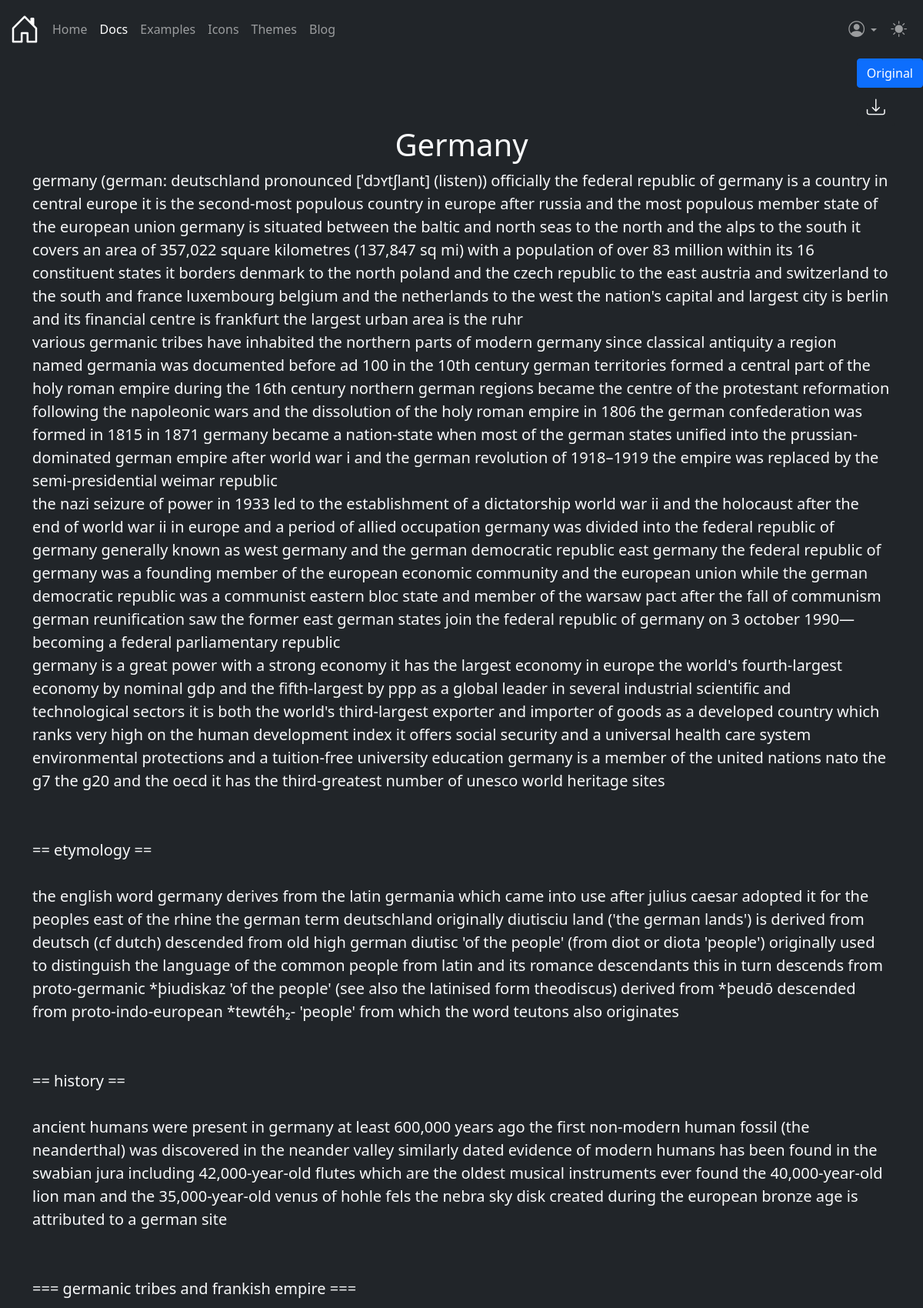
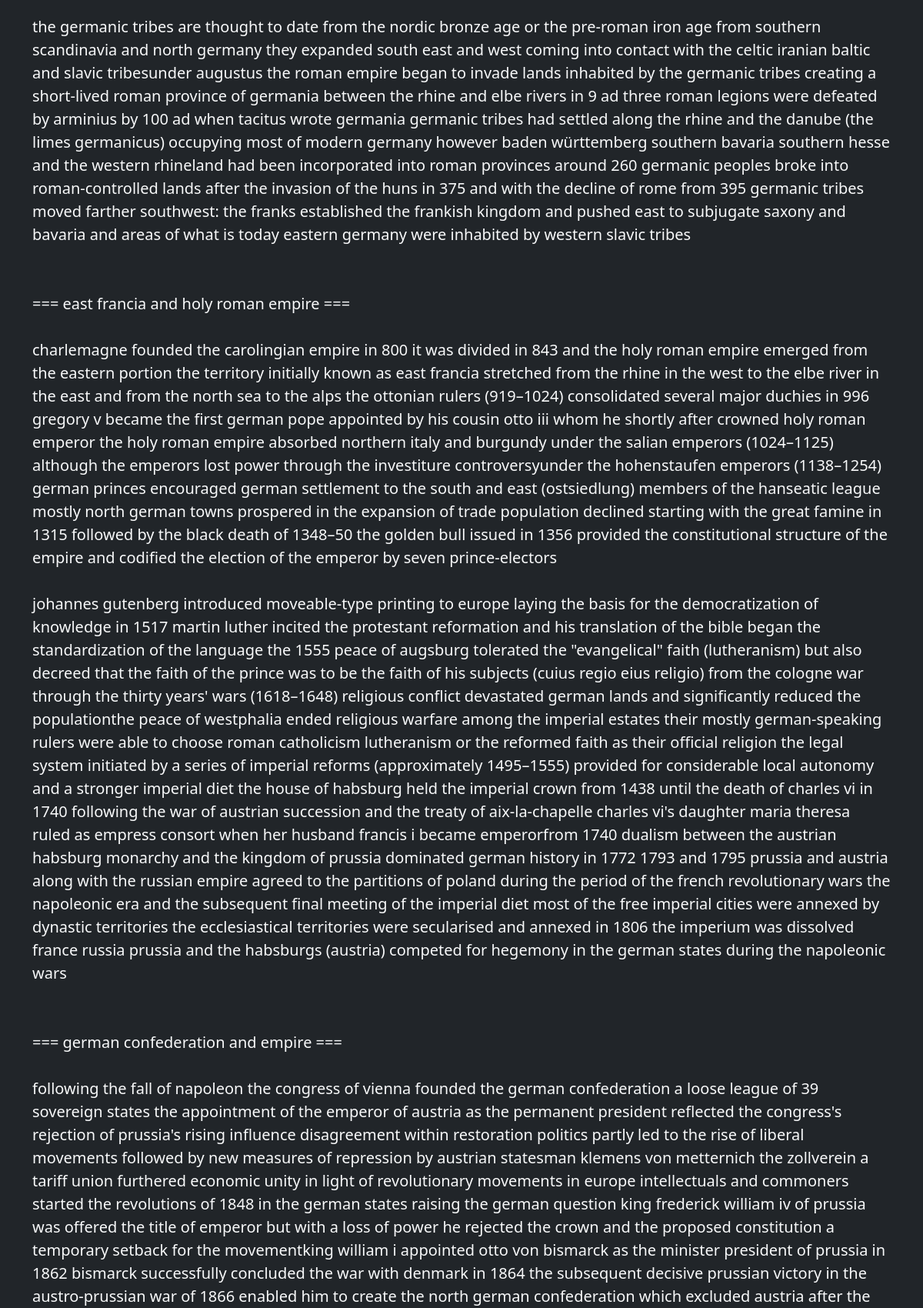
The page /handwriting/article/db/get/2 (signed in, upper part) on the database its author committed (2 pictures, top to bottom).
### wikipedia_converter/models.py (models this page shows, shortened)
class Article(models.Model):
    content = models.CharField(max_length=9999999999)
    link = models.CharField(max_length=500)
    title = models.CharField(max_length=500)

### wikipedia_converter/views.py (the view, shortened to what this page needs)
# urls.py: path('article/db/get/<int:pk>', views.get_article_from_db, name="getArticleFromDb"),
@gzip_page
def get_article_from_db(request, pk):
    try:
        article1 = FullArticle.objects.get(pk=pk)
    except FullArticle.DoesNotExist as e:
        template = loader.get_template('wikipedia_converter/not_available.html')
        context = {
            'error_message': 'This article does not exist on our database.',
            'error_header': 'Article not found!',
            'search_request': "not+found"
        }
        return HttpResponse(template.render(context, request))
    if article1.user == request.user:
        template = loader.get_template('wikipedia_converter/article.html')
        context = {
            'article': article1.original_page,
            'article_text_formatted': article1.formatted_page.content
        }
        return HttpResponse(template.render(context, request))

### wikipedia_converter/templates/wikipedia_converter/article.html (shortened to what this page needs)
{% extends 'wikipedia_converter/base.html' %}
{% load static %}
{% block stylesheets %}
    {{ block.super }}
    <link rel="stylesheet" href="{% static 'wikipedia_converter/css/article.css' %}">
{% endblock stylesheets %}
{% block content %}
    <ul class="navbar-nav mr-sm-2 navbar-right">
        <li class="nav-item my-2 my-sm-0">
            <button class="btn btn-primary navbar-right"
                    id="textSwitcher"
                    data-bs-toggle="tooltip"
                    data-bs-placement="bottom"
                    title="Show Original"
                    aria-label="Switch text types">Original</button>
        </li>
        <li class="nav-item my-2 my-sm-0">
            <form method="POST" id="navbar-form" action="
            {% if request.user.is_authenticated %}
                {% url 'wikipedia_converter:saveArticle' %}
            {% else %}
                {% url 'login' %}
            {% endif %}"
                  class="navbar-right">
                <button id="downloadButton"
                        class="btn bg-dark text-light"
                        value="{{ article.title }}"
                        name="title"
                        data-bs-toggle="tooltip"
                        data-bs-placement="bottom"
                        title="Save Article"
                        aria-label="Download article">
                    <i class="bi-download" style="font-size: 150%;"></i>
                </button>
            </form>
    </ul>
    <div class="container">
        <h1 class="text-center">{{ article.title }}</h1>
        <p class="text-lowercase" id="article">
            {{ article_text_formatted|linebreaksbr }}
        </p>
    </div>
{% endblock content %}

### wikipedia_converter/static/wikipedia_converter/css/navbar.css (style rules this page uses)
body { display: flex; flex-direction: column; min-height: 100vh; }
.navbar-right { margin-left: auto; }

### wikipedia_converter/static/wikipedia_converter/css/article.css (style rules this page uses)
#article { font-size: 20px; }

### rows shown on the page
Article: title "Germany"
Article: content "germany (german: deutschland pronounced [ˈdɔʏtʃlant] (listen)) officially the federal republic of germany is a country in central europe it is the second-most populous country in europe after russia and the most populous member state of the european union germany is situated between the baltic and north seas to the north and the alps to the south it covers an area of 357,022 square kilometres (137,847 sq mi) with a population of over 83 million within its 16 constituent states it borders denmark to the north poland and the czech republic to the east austria and switzerland to the south and france luxembourg belgium and the netherlands to the west the nation's capital and largest city is…"
